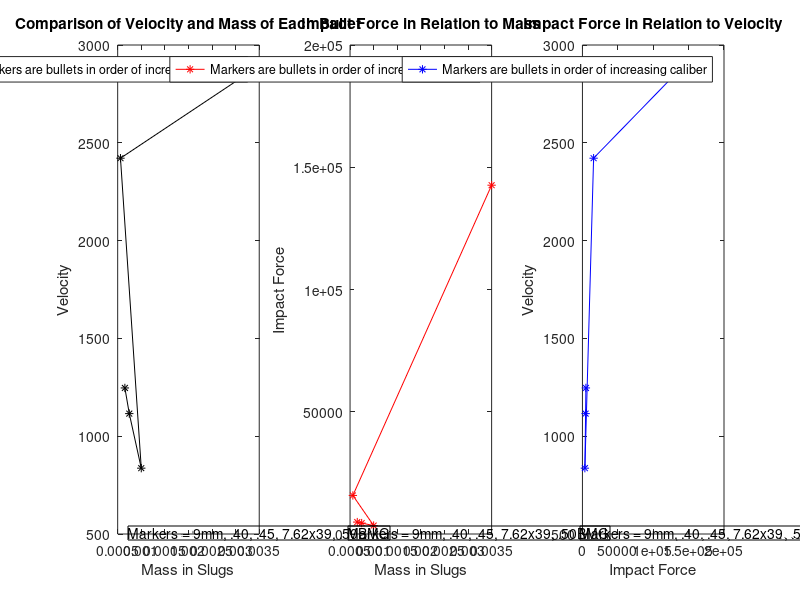

Write MATLAB code to recreate this figure.
%Impact Force of Speeding Bullet
%ME 1311-C06
%Jose Munoz - Juan Sablon
%this program will help you determine the bullet with the most impact
%force using their mass and their velocity. 
 
clc, clear all, close all, format compact 
 
disp('The following variables represent constants to be used by the program:')
disp(' ') % will display and empty line
d = .104, disp('The value above is in feet, but it is equivalent to 1.25 inches.') %this is the thickness, in feet, of the bulletproof glass with which the bullets will collide. Consequently, this will be the distance upon which the force is exerted at the moment of impact.
disp(' ')
g = 32.17 %this is the gravitational constant of Earth in feet per second (ft./s)
 
disp(' ') 
disp('The following variables represent the weights of every caliber in pounds(lbs.):')
disp(' ')
W9 = 0.021 %weight of 9mm bullet in lbs.
W40 = 0.024 %weight of .40 bullet in lbs.
W45 = 0.033 %weight of .45 bullet in lbs.
W7_62 = 0.018 %weight of 7.62x39 bullet in lbs.
W50 = 0.114 %weight of .50BMG bullet in lbs.
 
disp(' ')
disp('The following variables represent the velocity of each bullet in feet per second (ft./s):')
disp(' ')
V9 = 1246.72 %velocity of 9mm bullet (ft./s)
V40 = 1115.49 %velocity of .40 bullet (ft./s)
V45 = 836.61 %velocity of .45 bullet (ft./s)
V7_62 = 2421.26 %velocity of 7.62x39 bullet (ft./s)
V50 = 2893.70 %velocity of .50BMG bullet (ft./s)
%calculating mass, in slugs, of projectile using it's weight. 
disp(' ')
disp('Choose an input from the selection below for the program to calculate the mass of the chosen bullet, in slugs, using their weight in lbs.')
disp(' ')
disp('Input 1 to calculate mass of 9mm bullet.')
disp('Input 2 to calculate mass of .40 bullet.')
disp('Input 3 to calculate the mass of .45 bullet.')
disp('Input 4 to calculate the mass of 7.62x39 bullet.')
disp('Input 5 to calculate the mass of .50BMG bullet.')
disp(' ')
W = input('Selection variable is = ');
disp(' ')
if W==1
    m = W9/g;
    fprintf('The mass of the 9mm bullet is %.3f slugs.\n', m)
elseif W==2
    m = W40/g;
    fprintf('The mass of the .40 bullet is %.3f slugs.\n', m)
elseif W==3
    m = W45/g;
    fprintf('The mass of the .45 bullet is %.3f slugs.\n', m)
elseif W==4
    m = W7_62/g;
    fprintf('The mass of the 7.62x39 bullet is %.3f slugs.\n', m)
elseif W==5
    m = W50/g;
    fprintf('The mass of the .50BMG bullet is %.3f slugs.\n', m)
else 
    disp('Please input value from 1-5.')
while (W<1 || W>5)
    disp('Invalid entry. Please try again.')
    W = input('Selection variable is = ');
    if W==1
    m = W9/g;
    fprintf('The mass of the 9mm bullet is %.3f slugs.\n', m)
elseif W==2
    m = W40/g;
    fprintf('The mass of the .40 bullet is %.3f slugs.\n', m)
elseif W==3
    m = W45/g;
    fprintf('The mass of the .45 bullet is %.3f slugs.\n', m)
elseif W==4
    m = W7_62/g;
    fprintf('The mass of the 7.62x39 bullet is %.3f slugs.\n', m)
elseif W==5
    m = W50/g;
    fprintf('The mass of the .50BMG bullet is %.3f slugs.\n', m)
else 
    disp('Please input value from 1-5.')
    end 
end
end
%calculating Kinetic Energy
disp(' ')
disp('The program in now calculating the Kinetic Energy of each projectile using the mass previously acquired and the velocities of the bullets.')
disp('please wait a few seconds')
disp(' ')
pause(5)
if W==1
    KE = (1/2)*m*V9^2;
    fprintf('The Kinetic Energy of the 9mm bullet is %.3f ft.lbs.\n', KE)
elseif W==2
    KE = (1/2)*m*V40^2;
    fprintf('The Kinetic Energy of the .40 bullet is %.3f ft.lbs.\n', KE)
elseif W==3
    KE = (1/2)*m*V45^2;
    fprintf('The Kinetic Energy of the .45 bullet is %.3f ft.lbs.\n', KE)
elseif W==4 
    KE = (1/2)*m*V7_62^2;
    fprintf('The Kinetic Energy of the 7.62x39 bullet is %.3f ft.lbs.\n', KE)
elseif W==5
    KE = (1/2)*m*V50^2;
    fprintf('The Kinetic Energy of the .50BMG bullet is %.3f ft.lbs.\n', KE)
else
    disp('Please input value from 1-5.')
while (W<1 || W>5)
     disp('Invalid entry. Please try again.')
     W = input('Selection variable is = ');
    if W==1
    KE = (1/2)*m*V9^2;
    fprintf('The Kinetic Energy of the 9mm bullet is %.3f ft.lbs.\n', KE)
elseif W==2
    KE = (1/2)*m*V40^2;
    fprintf('The Kinetic Energy of the .40 bullet is %.3f ft.lbs.\n', KE)
elseif W==3
    KE = (1/2)*m*V45^2;
    fprintf('The Kinetic Energy of the .45 bullet is %.3f ft.lbs.\n', KE)
elseif W==4 
    KE = (1/2)*m*V7_62^2;
    fprintf('The Kinetic Energy of the 7.62x39 bullet is %.3f ft.lbs.\n', KE)
elseif W==5
    KE = (1/2)*m*V50^2;
    fprintf('The Kinetic Energy of the .50BMG bullet is %.3f ft.lbs.\n', KE)
else
    disp('Please input value from 1-5.')
    end
end
end    
%Since Work=KE then F*d=(1/2)*m*v^2
%As a result, our final force on impact equation is F=((1/2)*m*v^2)/d
disp(' ')
disp('The program is now calculating the total impact force of the chosen bullet.')
disp('please wait a few seconds')
disp(' ')
pause(5)
if W==1
    F = ((1/2)*m*V9^2)/d;
    fprintf('The impact force of the 9mm bullet is approximately %.3f ft.lbs.\n', F)
elseif W==2
    F = ((1/2)*m*V40^2)/d;
    fprintf('The impact force of the .40 bullet is approximately %.3f ft.lbs.\n', F)
elseif W==3
    F = ((1/2)*m*V45^2)/d;
    fprintf('The impact force of the .45 bullet is approximately %.3f ft.lbs.\n', F)
elseif W==4
    F = ((1/2)*m*V7_62^2)/d;
    fprintf('The impact force of the 7.62x39 bullet is approximately %.3f ft.lbs.\n', F)
elseif W==5
    F = ((1/2)*m*V50^2)/d;
    fprintf('The impact force of the .50BMG bullet is approximately %.3f ft.lbs.\n', F)
else
    disp('Invalid value for W. Re-run program.') 
end 
 
figure(1) %This figure plots the following: mass and velocity, impact force in relation to mass, and impact force in relation to velocity of each bullet.
y = [1.2467e+03, 1.1155e+03, 836.6100, 2.4213e+03, 2.8937e+03]; %these are the velocities, in ft./s, of each bullet(9mm, .40, .45, 7.62x39, .50BMG)
x = [6.5278e-04, 7.4604e-04, 0.0010, 5.5953e-04, 0.0035]; %these are the masses, in slugs, of each bullet(9mm, .40, .45, 7.62x39, .50BMG)
z = [4.8780e+03, 4.4630e+03, 3.4518e+03, 1.5770e+04, 1.4266e+05]; %these are the impact forces, in ft.lbs., of each bullet(9mm, .40, .45, 7.62x39, .50BMG)
 
subplot(1,3,1)
plot(x,y,'k-*')
title('Comparison of Velocity and Mass of Each Bullet')
xlabel('Mass in Slugs')
ylabel('Velocity')
legend('Markers are bullets in order of increasing caliber')
annotation('textbox', [0.16, 0.1, 0.1, 0.1], 'String', "Markers = 9mm, .40, .45, 7.62x39, .50BMG")
 
subplot(1,3,2)
plot(x,z,'r-*')
title('Impact Force in Relation to Mass')
xlabel('Mass in Slugs')
ylabel('Impact Force')
legend('Markers are bullets in order of increasing caliber')
annotation('textbox', [0.435, 0.1, 0.1, 0.1], 'String', "Markers = 9mm, .40, .45, 7.62x39, .50BMG")
 
subplot(1,3,3)
plot(z,y,'b-*')
title('Impact Force in Relation to Velocity')
xlabel('Impact Force')
ylabel('Velocity')
legend('Markers are bullets in order of increasing caliber')
annotation('textbox', [0.725, 0.1, 0.1, 0.1], 'String', "Markers = 9mm, .40, .45, 7.62x39, .50BMG")
 
disp('Enlarge figure to see proper display of data.')